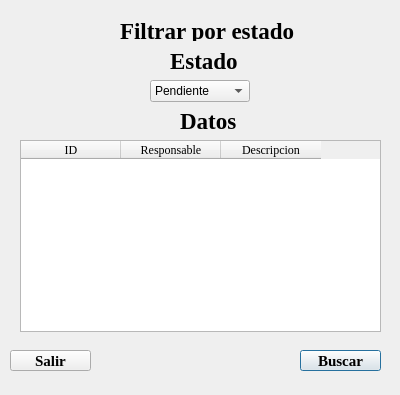
<?xml version="1.0" encoding="UTF-8"?>
<ui version="4.0">
 <class>filtrarPendiente</class>
 <widget class="QDialog" name="filtrarPendiente">
  <property name="geometry">
   <rect>
    <x>0</x>
    <y>0</y>
    <width>400</width>
    <height>395</height>
   </rect>
  </property>
  <property name="windowTitle">
   <string>Dialog</string>
  </property>
  <widget class="QLabel" name="label">
   <property name="geometry">
    <rect>
     <x>120</x>
     <y>20</y>
     <width>251</width>
     <height>21</height>
    </rect>
   </property>
   <property name="font">
    <font>
     <family>Times New Roman</family>
     <pointsize>17</pointsize>
     <bold>true</bold>
    </font>
   </property>
   <property name="text">
    <string>Filtrar por estado</string>
   </property>
  </widget>
  <widget class="QComboBox" name="estadoFiltrar">
   <property name="geometry">
    <rect>
     <x>150</x>
     <y>80</y>
     <width>100</width>
     <height>22</height>
    </rect>
   </property>
   <property name="cursor">
    <cursorShape>PointingHandCursor</cursorShape>
   </property>
   <item>
    <property name="text">
     <string>Pendiente</string>
    </property>
   </item>
   <item>
    <property name="text">
     <string>Completado</string>
    </property>
   </item>
   <item>
    <property name="text">
     <string>Abandonado</string>
    </property>
   </item>
  </widget>
  <widget class="QLabel" name="label_2">
   <property name="geometry">
    <rect>
     <x>170</x>
     <y>50</y>
     <width>151</width>
     <height>21</height>
    </rect>
   </property>
   <property name="font">
    <font>
     <family>Times New Roman</family>
     <pointsize>17</pointsize>
     <bold>true</bold>
    </font>
   </property>
   <property name="text">
    <string>Estado</string>
   </property>
  </widget>
  <widget class="QPushButton" name="botonBuscar">
   <property name="geometry">
    <rect>
     <x>300</x>
     <y>350</y>
     <width>81</width>
     <height>21</height>
    </rect>
   </property>
   <property name="font">
    <font>
     <family>Times New Roman</family>
     <pointsize>11</pointsize>
     <bold>true</bold>
    </font>
   </property>
   <property name="cursor">
    <cursorShape>PointingHandCursor</cursorShape>
   </property>
   <property name="text">
    <string>Buscar</string>
   </property>
  </widget>
  <widget class="QTableWidget" name="tablaFiltrar">
   <property name="geometry">
    <rect>
     <x>20</x>
     <y>140</y>
     <width>361</width>
     <height>192</height>
    </rect>
   </property>
   <property name="font">
    <font>
     <family>Times New Roman</family>
    </font>
   </property>
   <column>
    <property name="text">
     <string>ID</string>
    </property>
   </column>
   <column>
    <property name="text">
     <string>Responsable</string>
    </property>
   </column>
   <column>
    <property name="text">
     <string>Descripcion</string>
    </property>
   </column>
  </widget>
  <widget class="QLabel" name="label_3">
   <property name="geometry">
    <rect>
     <x>180</x>
     <y>110</y>
     <width>151</width>
     <height>21</height>
    </rect>
   </property>
   <property name="font">
    <font>
     <family>Times New Roman</family>
     <pointsize>17</pointsize>
     <bold>true</bold>
    </font>
   </property>
   <property name="text">
    <string>Datos</string>
   </property>
  </widget>
  <widget class="QPushButton" name="botonBuscar_2">
   <property name="geometry">
    <rect>
     <x>10</x>
     <y>350</y>
     <width>81</width>
     <height>21</height>
    </rect>
   </property>
   <property name="font">
    <font>
     <family>Times New Roman</family>
     <pointsize>11</pointsize>
     <bold>true</bold>
    </font>
   </property>
   <property name="cursor">
    <cursorShape>PointingHandCursor</cursorShape>
   </property>
   <property name="text">
    <string>Salir</string>
   </property>
  </widget>
 </widget>
 <resources/>
 <connections/>
</ui>
